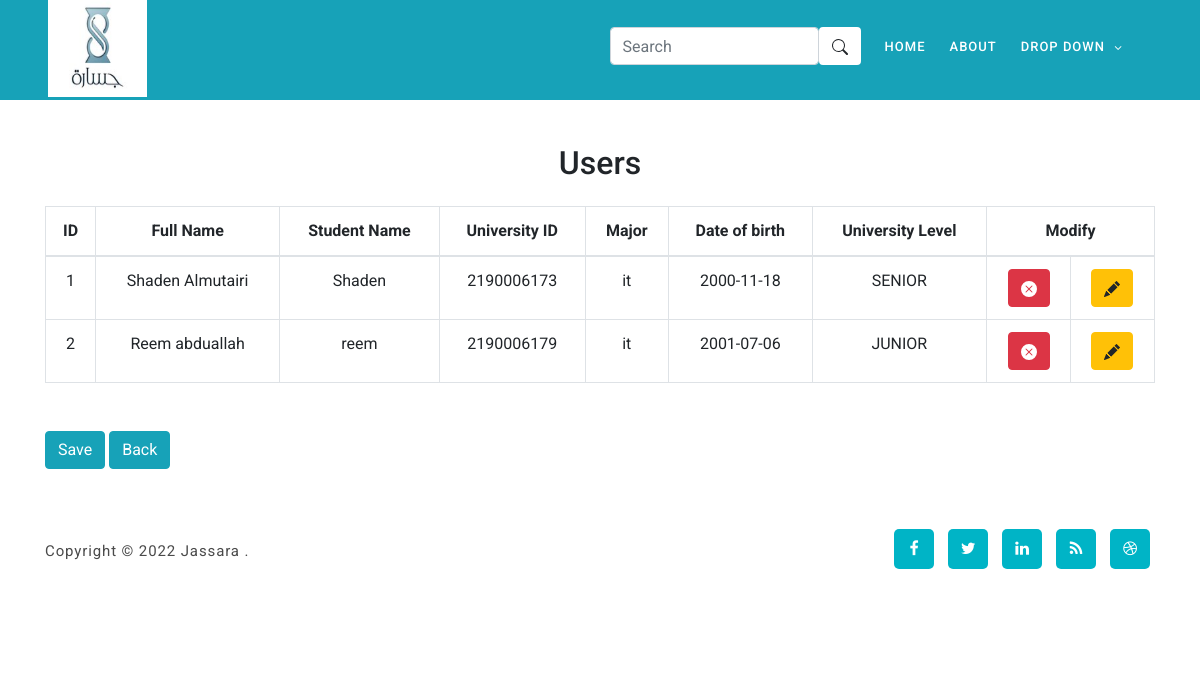
Page /ManageUsers.php on the earlier database version.
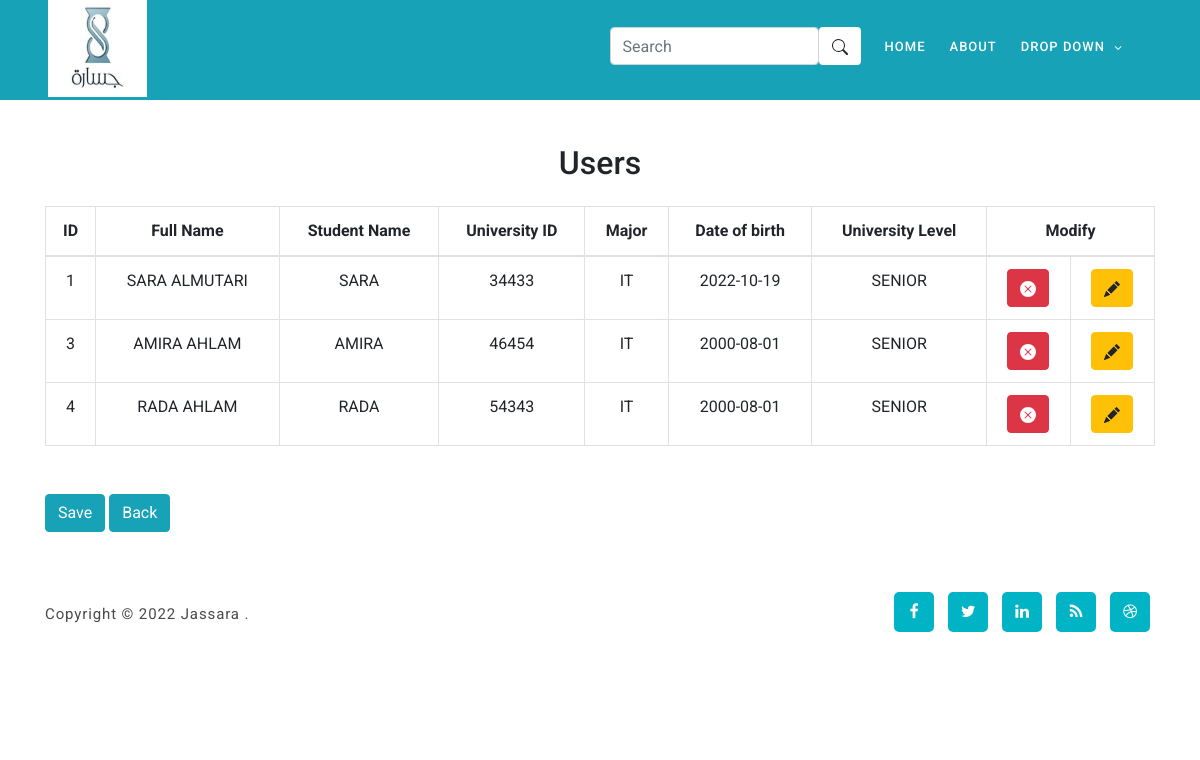
Same page on the later database version.
### tables this page shows
CREATE TABLE `student` (
  `id` int(10) NOT NULL,
  `full_name` varchar(255) NOT NULL,
  `stname` varchar(255) NOT NULL,
  `uni_id` varchar(255) NOT NULL,
  `password` varchar(255) NOT NULL,
  `major` text NOT NULL,
  `challenge_num` int(10) NOT NULL,
  `date_birth` date NOT NULL,
  `uni_level` varchar(255) NOT NULL
);

### ManageUsers.php (the view, shortened to what this page needs)
<?php
include 'tamplate.php';
$con = connection();
$sql = "SELECT * FROM student";
$result = mysqli_query($con, $sql);
?>
<br>
<br>
<br>
<br>
<br>
<br>
<div class="container">
    <h2 style="text-align: center;">Users</h2>
    <br>
    <table class="table table-bordered col mb-5" id="table-list">
        <thead>
            <tr>
                <th style="text-align: center;">ID</th>
                <th style="text-align: center;">Full Name</th>
                <th style="text-align: center;">Student Name</th>
                <th style="text-align: center;">University ID</th>
                <th style="text-align: center;">Major</th>
                <th style="text-align: center;">Date of birth</th>
                <th style="text-align: center;">University Level</th>
                <th style="text-align: center;" colspan="2">Modify</th>
            </tr>
        </thead>
        <tbody>
            <?php
            while ($row = mysqli_fetch_array($result, MYSQLI_ASSOC)) {
                echo
                '<tr style="text-align:center;">
                    <td class ="ChallengeNum">' . $row['id'] . '</td>
                    <td>' . $row['full_name'] . '</td>
                    <td>' . $row['stname'] . '</td>
                    <td>' . $row['uni_id'] . '</td>
                    <td>' . $row['major'] . '</td>
                    <td>' . $row['date_birth'] . '</td>
                    <td>' . $row['uni_level'] . '</td>
                    <td>
                    <form action="" method="POST">
                            <abbr title="Delete Student">
                                 <button class="btn btn-danger" value="' . $row['id'] . '" name="Delete_button" onclick="confirm("Are you sure ?")">
                                </button>
                                </abbr>
                        </form>
                    </td>
                    <td>
                    <form action="UserModify.php" Method="POST">
                    <abbr title="Modify Student">
                            <button class="btn btn-warning" value="' . $row['id'] . '" id="M_btn" name="Modify_btnn" data-target="#ModifyModal" data-toggle="modal" >
                             </button>
                    </abbr>
                    </form>
                    </td>
                </tr>';
            }
            ?>
        </tbody>
    </table>
    <button type="button col" class="btn btn-info" data-toggle="modal" data-target="#exampleModal">
        <a style="color:White;" href="admin.php">Save</a>
    </button>
    <button type="button col" class="btn btn-info" data-toggle="modal" data-target="#exampleModal">
        <a style="color:White;" href="admin.php">Back</a>
    </button>
</div>

Differences in the rows shown:
removed student: id "2", full_name "Reem abduallah", stname "reem", uni "2190006179", major "it", date_birth "2001-07-06", uni_level "JUNIOR"
changed student id 1: full_name "Shaden Almutairi" → "SARA ALMUTARI"; stname "Shaden" → "SARA"; uni "2190006173" → "34433"; major "it" → "IT"; date_birth "2000-11-18" → "2022-10-19"
added student: id "3", full_name "AMIRA AHLAM", stname "AMIRA", uni "46454", major "IT", date_birth "2000-08-01", uni_level "SENIOR"
added student: id "4", full_name "RADA AHLAM", stname "RADA", uni "54343", major "IT", date_birth "2000-08-01", uni_level "SENIOR"
